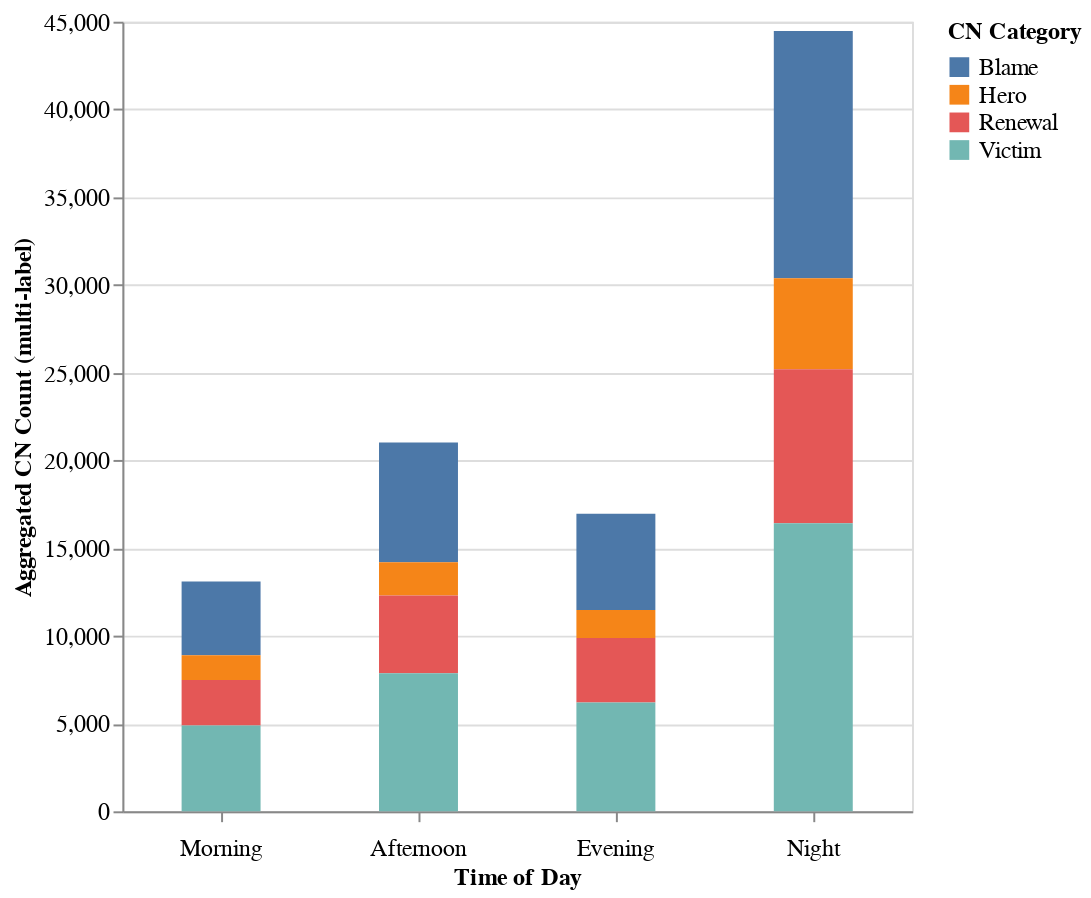

The cell this chart's notebook holds for it:
### Code cell
time_axis = alt.Axis(labelAngle=0, labelFontSize=12, labelPadding=8)

stacked_hist = alt.Chart(stack).mark_bar(size=40).encode(
    x=alt.X(
        'time_of_day:N',
        title='Time of Day',
        sort=['Morning', 'Afternoon', 'Evening', 'Night'],
        axis=time_axis
    ),
    y=alt.Y(
        'count:Q',
        title='Aggregated CN Count (multi-label)',
        stack='zero'
    ),
    color=alt.Color(
        'Crisis Narrative:N',
        title='CN Category'
    ),
    tooltip=[
        alt.Tooltip('time_of_day:N', title='Time of Day'),
        alt.Tooltip('Crisis Narrative:N', title='CN Type'),
        alt.Tooltip('count:Q', title='Count')
    ]
).properties(
    width=400,
    height=400
)

stacked_hist

### Figure 1 — Vega-Lite specification as saved in the notebook (floating-point values rounded to 4 significant figures)
{"config": {"title": {"font": "Helvetica", "fontSize": 12}, "axis": {"labelFont": "Helvetica", "labelFontSize": 12, "titleFont": "Helvetica", "titleFontSize": 12}, "legend": {"labelFont": "Helvetica", "labelFontSize": 12, "titleFont": "Helvetica", "titleFontSize": 12}}, "data": {"name": "data-662ec99e0f9fc1c18dd2d28527fecf78"}, "mark": {"type": "bar", "size": 40}, "encoding": {"color": {"field": "Crisis Narrative", "title": "CN Category", "type": "nominal"}, "tooltip": [{"field": "time_of_day", "title": "Time of Day", "type": "nominal"}, {"field": "Crisis Narrative", "title": "CN Type", "type": "nominal"}, {"field": "count", "title": "Count", "type": "quantitative"}], "x": {"axis": {"labelAngle": 0, "labelFontSize": 12, "labelPadding": 8}, "field": "time_of_day", "sort": ["Morning", "Afternoon", "Evening", "Night"], "title": "Time of Day", "type": "nominal"}, "y": {"field": "count", "stack": "zero", "title": "Aggregated CN Count (multi-label)", "type": "quantitative"}}, "height": 400, "width": 400, "$schema": "https://vega.github.io/schema/vega-lite/v5.20.1.json", "datasets": {"data-662ec99e0f9fc1c18dd2d28527fecf78": [{"time_of_day": "Morning", "Crisis Narrative": "Blame", "count": 4203}, {"time_of_day": "Morning", "Crisis Narrative": "Hero", "count": 1415}, {"time_of_day": "Morning", "Crisis Narrative": "Renewal", "count": 2581}, {"time_of_day": "Morning", "Crisis Narrative": "Victim", "count": 4896}, {"time_of_day": "Afternoon", "Crisis Narrative": "Blame", "count": 6821}, {"time_of_day": "Afternoon", "Crisis Narrative": "Hero", "count": 1900}, {"time_of_day": "Afternoon", "Crisis Narrative": "Renewal", "count": 4431}, {"time_of_day": "Afternoon", "Crisis Narrative": "Victim", "count": 7865}, {"time_of_day": "Evening", "Crisis Narrative": "Blame", "count": 5492}, {"time_of_day": "Evening", "Crisis Narrative": "Hero", "count": 1592}, {"time_of_day": "Evening", "Crisis Narrative": "Renewal", "count": 3681}, {"time_of_day": "Evening", "Crisis Narrative": "Victim", "count": 6196}, {"time_of_day": "Night", "Crisis Narrative": "Blame", "count": 14090}, {"time_of_day": "Night", "Crisis Narrative": "Hero", "count": 5183}, {"time_of_day": "Night", "Crisis Narrative": "Renewal", "count": 8782}, {"time_of_day": "Night", "Crisis Narrative": "Victim", "count": 16412}]}}
